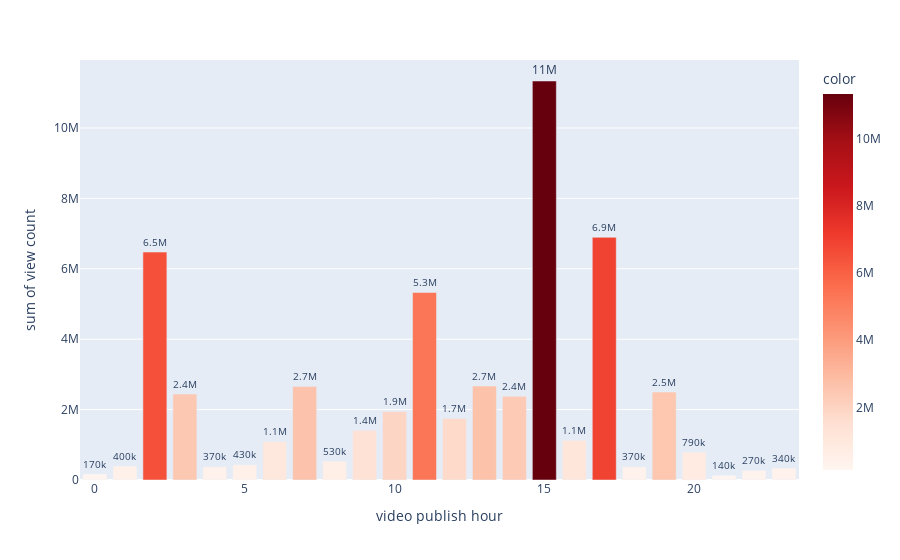

Notebook source saved alongside this figure:
### Markdown cell above
## When is the best time of a day to post?

### Code cell
data_time1=data_time.groupby(data_time.video_publish_date.dt.hour)['video_view_count'].sum()
fig=px.bar(data_time1,color=data_time1,color_continuous_scale=px.colors.sequential.Reds,text=data_time1)
fig.update_xaxes(title='video publish hour')
fig.update_yaxes(title='sum of view count')
fig.update_traces(texttemplate='%{text:.2s}', textposition='outside')
fig.show()

### Figure 1 — Plotly figure (JSON) as saved in the notebook; plotly's stock layout.template omitted (floating-point values rounded to 4 significant figures)
{"data": [{"alignmentgroup": "True", "hovertemplate": "video_publish_date=%{x}<br>value=%{y}<br>text=%{text}<br>color=%{marker.color}<extra></extra>", "legendgroup": "", "marker": {"color": [169910, 398458, 6474431, 2440695, 374453, 431442, 1088753, 2654026, 531973, 1409351, 1943862, 5325608, 1744145, 2669780, 2377618, 11334202, 1125902, 6893221, 373095, 2499248, 791111, 135057, 273654, 339182], "coloraxis": "coloraxis"}, "name": "", "offsetgroup": "", "orientation": "v", "showlegend": false, "text": [169910, 398458, 6474431, 2440695, 374453, 431442, 1088753, 2654026, 531973, 1409351, 1943862, 5325608, 1744145, 2669780, 2377618, 11334202, 1125902, 6893221, 373095, 2499248, 791111, 135057, 273654, 339182], "textposition": "outside", "texttemplate": "%{text:.2s}", "type": "bar", "x": [0, 1, 2, 3, 4, 5, 6, 7, 8, 9, 10, 11, 12, 13, 14, 15, 16, 17, 18, 19, 20, 21, 22, 23], "xaxis": "x", "y": [169910, 398458, 6474431, 2440695, 374453, 431442, 1088753, 2654026, 531973, 1409351, 1943862, 5325608, 1744145, 2669780, 2377618, 11334202, 1125902, 6893221, 373095, 2499248, 791111, 135057, 273654, 339182], "yaxis": "y"}], "layout": {"barmode": "relative", "coloraxis": {"colorbar": {"title": {"text": "color"}}, "colorscale": [[0, "rgb(255,245,240)"], [0.125, "rgb(254,224,210)"], [0.25, "rgb(252,187,161)"], [0.375, "rgb(252,146,114)"], [0.5, "rgb(251,106,74)"], [0.625, "rgb(239,59,44)"], [0.75, "rgb(203,24,29)"], [0.875, "rgb(165,15,21)"], [1, "rgb(103,0,13)"]]}, "legend": {"tracegroupgap": 0}, "margin": {"t": 60}, "xaxis": {"anchor": "y", "domain": [0, 1], "title": {"text": "video publish hour"}}, "yaxis": {"anchor": "x", "domain": [0, 1], "title": {"text": "sum of view count"}}}}
